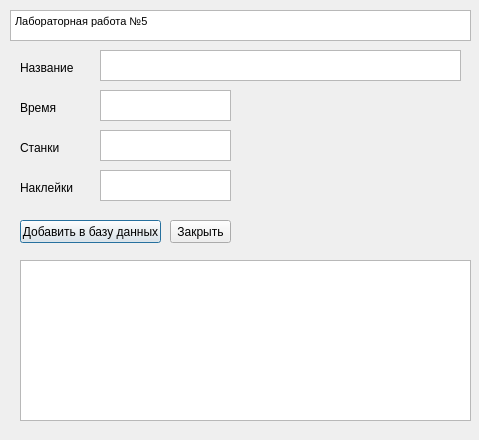
<?xml version="1.0" encoding="UTF-8"?>
<ui version="4.0">
 <class>Dialog</class>
 <widget class="QDialog" name="Dialog">
  <property name="geometry">
   <rect>
    <x>0</x>
    <y>0</y>
    <width>479</width>
    <height>440</height>
   </rect>
  </property>
  <property name="windowTitle">
   <string>Dialog</string>
  </property>
  <widget class="QTextEdit" name="textEdit">
   <property name="geometry">
    <rect>
     <x>10</x>
     <y>10</y>
     <width>461</width>
     <height>31</height>
    </rect>
   </property>
   <property name="html">
    <string>&lt;!DOCTYPE HTML PUBLIC &quot;-//W3C//DTD HTML 4.0//EN&quot; &quot;http://www.w3.org/TR/REC-html40/strict.dtd&quot;&gt;
&lt;html&gt;&lt;head&gt;&lt;meta name=&quot;qrichtext&quot; content=&quot;1&quot; /&gt;&lt;style type=&quot;text/css&quot;&gt;
p, li { white-space: pre-wrap; }
&lt;/style&gt;&lt;/head&gt;&lt;body style=&quot; font-family:'MS Shell Dlg 2'; font-size:8.25pt; font-weight:400; font-style:normal;&quot;&gt;
&lt;p style=&quot; margin-top:0px; margin-bottom:0px; margin-left:0px; margin-right:0px; -qt-block-indent:0; text-indent:0px;&quot;&gt;Лабораторная работа №5&lt;/p&gt;&lt;/body&gt;&lt;/html&gt;</string>
   </property>
  </widget>
  <widget class="QTextEdit" name="textEdit_3">
   <property name="geometry">
    <rect>
     <x>100</x>
     <y>90</y>
     <width>131</width>
     <height>31</height>
    </rect>
   </property>
  </widget>
  <widget class="QTextEdit" name="textEdit_4">
   <property name="geometry">
    <rect>
     <x>100</x>
     <y>130</y>
     <width>131</width>
     <height>31</height>
    </rect>
   </property>
  </widget>
  <widget class="QTextEdit" name="textEdit_5">
   <property name="geometry">
    <rect>
     <x>100</x>
     <y>170</y>
     <width>131</width>
     <height>31</height>
    </rect>
   </property>
  </widget>
  <widget class="QLabel" name="label">
   <property name="geometry">
    <rect>
     <x>20</x>
     <y>60</y>
     <width>131</width>
     <height>16</height>
    </rect>
   </property>
   <property name="text">
    <string>Название</string>
   </property>
  </widget>
  <widget class="QTextEdit" name="textEdit_7">
   <property name="geometry">
    <rect>
     <x>100</x>
     <y>50</y>
     <width>361</width>
     <height>31</height>
    </rect>
   </property>
  </widget>
  <widget class="QLabel" name="label_2">
   <property name="geometry">
    <rect>
     <x>20</x>
     <y>100</y>
     <width>71</width>
     <height>16</height>
    </rect>
   </property>
   <property name="text">
    <string>Время</string>
   </property>
  </widget>
  <widget class="QLabel" name="label_3">
   <property name="geometry">
    <rect>
     <x>20</x>
     <y>140</y>
     <width>71</width>
     <height>16</height>
    </rect>
   </property>
   <property name="text">
    <string>Станки</string>
   </property>
  </widget>
  <widget class="QLabel" name="label_4">
   <property name="geometry">
    <rect>
     <x>20</x>
     <y>180</y>
     <width>71</width>
     <height>16</height>
    </rect>
   </property>
   <property name="text">
    <string>Наклейки</string>
   </property>
  </widget>
  <widget class="QPushButton" name="pushButton">
   <property name="geometry">
    <rect>
     <x>20</x>
     <y>220</y>
     <width>141</width>
     <height>23</height>
    </rect>
   </property>
   <property name="text">
    <string>Добавить в базу данных</string>
   </property>
  </widget>
  <widget class="QPushButton" name="pushButton_2">
   <property name="geometry">
    <rect>
     <x>170</x>
     <y>220</y>
     <width>61</width>
     <height>23</height>
    </rect>
   </property>
   <property name="text">
    <string>Закрыть</string>
   </property>
  </widget>
  <widget class="QTableWidget" name="tableWidget">
   <property name="geometry">
    <rect>
     <x>20</x>
     <y>260</y>
     <width>451</width>
     <height>161</height>
    </rect>
   </property>
  </widget>
 </widget>
 <resources/>
 <connections/>
</ui>
